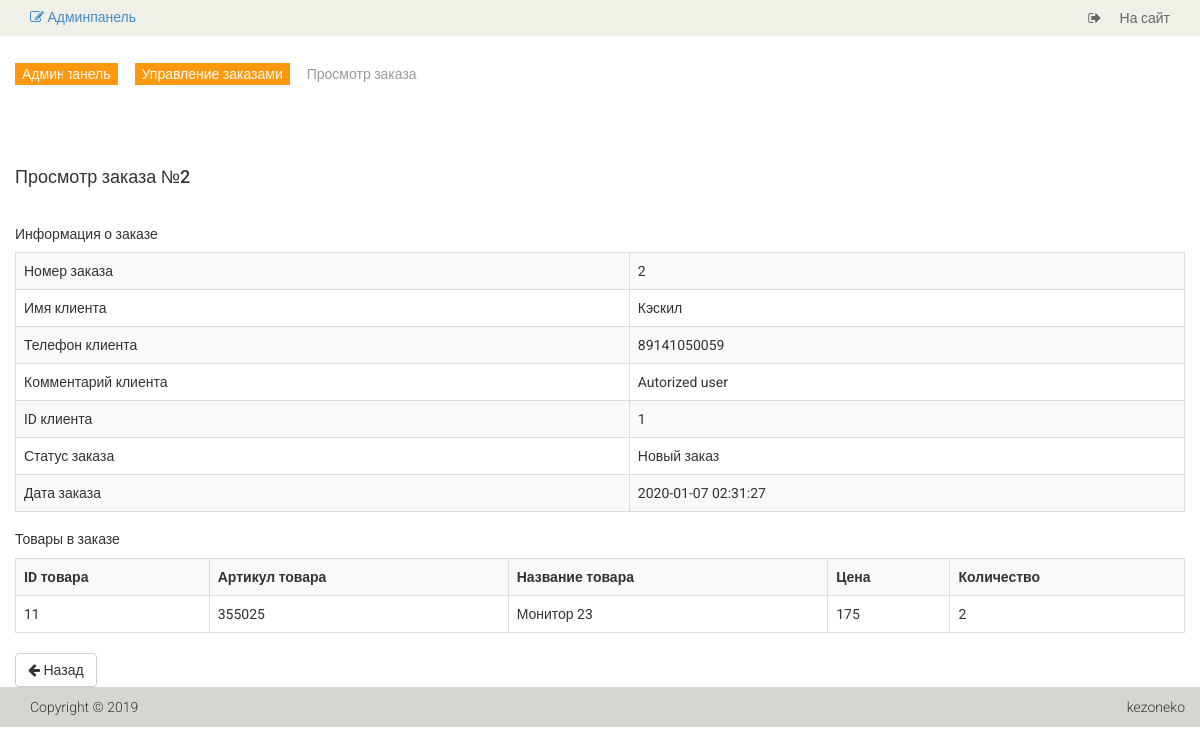
/admin/order/view/2 (signed in), run on the app's committed database.
### tables this page shows
CREATE TABLE IF NOT EXISTS `product_order` (
  `id` int(11) NOT NULL AUTO_INCREMENT,
  `user_name` varchar(255) NOT NULL,
  `user_phone` varchar(255) NOT NULL,
  `user_comment` text NOT NULL,
  `user_id` int(11) DEFAULT NULL,
  `date` timestamp NOT NULL DEFAULT CURRENT_TIMESTAMP,
  `products` text NOT NULL,
  `status` int(11) NOT NULL DEFAULT '1',
  PRIMARY KEY (`id`)
);

CREATE TABLE IF NOT EXISTS `product` (
  `id` int(11) NOT NULL AUTO_INCREMENT,
  `name` varchar(255) NOT NULL,
  `category_id` int(11) NOT NULL,
  `code` int(11) NOT NULL,
  `price` float NOT NULL,
  `availability` int(1) NOT NULL DEFAULT '0',
  `brand` varchar(255) NOT NULL,
  `image` varchar(255) NOT NULL DEFAULT '/template/images/404/404.png',
  `description` text NOT NULL,
  `is_new` int(1) NOT NULL DEFAULT '0',
  `is_recommended` int(1) NOT NULL DEFAULT '0',
  `status` int(1) NOT NULL DEFAULT '1',
  PRIMARY KEY (`id`)
);

### config/routes.php (called while the page is built)
<?php
return array(
    'product/([0-9]+)' => 'product/view/$1',
    'catalog' => 'catalog/index',
    'category/([0-9]+)/page-([0-9]+)' => 'catalog/category/$1/$2',
    'category/([0-9]+)' => 'catalog/category/$1',
    'cart/checkout' => 'cart/checkout',
    'cart/delete/([0-9]+)' => 'cart/delete/$1',
    'cart/add/([0-9]+)' => 'cart/add/$1',
    'cart/addAjax/([0-9]+)' => 'cart/addAjax/$1',
    'cart' => 'cart/index',
    'user/register' => 'user/register',
    'user/login' => 'user/login',
    'user/logout' => 'user/logout',
    'cabinet/edit' => 'cabinet/edit',
    'cabinet' => 'cabinet/index',
    'admin/product/create' => 'adminProduct/create',
    'admin/product/update/([0-9]+)' => 'adminProduct/update/$1',
    'admin/product/delete/([0-9]+)' => 'adminProduct/delete/$1',
    'admin/product' => 'adminProduct/index',
    'admin/category/create' => 'adminCategory/create',
    'admin/category/update/([0-9]+)' => 'adminCategory/update/$1',
    'admin/category/delete/([0-9]+)' => 'adminCategory/delete/$1',
    'admin/category' => 'adminCategory/index',
    'admin/order/update/([0-9]+)' => 'adminOrder/update/$1',
    'admin/order/delete/([0-9]+)' => 'adminOrder/delete/$1',
    'admin/order/view/([0-9]+)' => 'adminOrder/view/$1',
    'admin/order' => 'adminOrder/index',
    'admin' => 'admin/index',
    'contacts' => 'site/contact',
    '' => 'site/index',
);
?>

### controllers/AdminOrderController.php (called while the page is built, shortened)
<?php
class AdminOrderController extends AdminBase
{
    public function actionView($id)
    {
        $order = Order::getOrderById($id);
        $productsQuantity = json_decode($order['products'], true);
        $productsIds = array_keys($productsQuantity);
        $products = Product::getProductsByIds($productsIds);
        require_once ROOT .'/views/admin_order/view.php';
        return true;
    }
}
?>

### index.php (called while the page is built, shortened)
<?php
$router = new Router();
$router->run();
?>

### models/Order.php (called while the page is built, shortened)
<?php
class Order
{
    public static function getOrderById($id)
    {
        $db = Db::getConnection();
        $result = $db->prepare('SELECT * FROM product_order WHERE id = :id');
        $result->bindParam(':id', $id, PDO::PARAM_INT);
        $result->setFetchMode(PDO::FETCH_ASSOC);
        $result->execute();
        return $result->fetch();
    }
    public static function getStatusText($status)
    {
        switch ($status) {
            case '1':
                return 'Новый заказ';
                break;
        }
    }
}
?>

### models/Product.php (called while the page is built, shortened)
<?php
class Product
{
    public static function getProductsByIds($idsArray)
    {
        $db = Db::getConnection();
        $idsString = implode(',', $idsArray);
        $sql = "SELECT * FROM product WHERE status='1' AND id IN ($idsString)";
        $result = $db->query($sql);
        $result->setFetchMode(PDO::FETCH_ASSOC);
        $i = 0;
        $products = array();
        while ($row = $result->fetch()) {
            $products[$i]['id'] = $row['id'];
            $products[$i]['code'] = $row['code'];
            $products[$i]['name'] = $row['name'];
            $products[$i]['price'] = $row['price'];
            $i++;
        }
        return $products;
    }
}
?>

### views/admin_order/view.php (the view)
<?php include ROOT .'/views/layouts/header_admin.php' ?>
<section>
    <div class="container">
        <div class="row">
            <br>
            <div class="breadcrumbs">
                <ul class="breadcrumb">
                    <li><a href="/admin">Админпанель</a></li>
                    <li><a href="/admin/order">Управление заказами</a></li>
                    <li class="active">Просмотр заказа</li>
                </ul>
            </div>
            <h4>Просмотр заказа №<?= $id ?></h4>
            <br>
            <h5>Информация о заказе</h5>
            <table class="table table-admin-small table-bordered table-striped">
                <tr>
                    <td>Номер заказа</td>
                    <td><?= $order['id'] ?></td>
                </tr>
                <tr>
                    <td>Имя клиента</td>
                    <td><?= $order['user_name'] ?></td>
                </tr>
                <tr>
                    <td>Телефон клиента</td>
                    <td><?= $order['user_phone'] ?></td>
                </tr>
                <tr>
                    <td>Комментарий клиента</td>
                    <td><?= $order['user_comment'] ?></td>
                </tr>
<?php if ($order['user_id'] != 0): ?>
                <tr>
                    <td>ID клиента</td>
                    <td><?= $order['user_id'] ?></td>
                </tr>
<?php endif ?>
                <tr>
                    <td>Статус заказа</td>
                    <td><?= Order::getStatusText($order['status']) ?></td>
                </tr>
                <tr>
                    <td>Дата заказа</td>
                    <td><?= $order['date'] ?></td>
                </tr>
            </table>
            <h5>Товары в заказе</h5>
            <table class="table table-admin-medium table-bordered table-striped">
                <tr>
                    <th>ID товара</th>
                    <th>Артикул товара</th>
                    <th>Название товара</th>
                    <th>Цена</th>
                    <th>Количество</th>
                </tr>
<?php foreach ($products as $product): ?>
                <tr>
                    <td><?= $product['id'] ?></td>
                    <td><?= $product['code'] ?></td>
                    <td><?= $product['name'] ?></td>
                    <td><?= $product['price'] ?></td>
                    <td><?= $productsQuantity[$product['id']] ?></td>
                </tr>
<?php endforeach ?>
            </table>
            <a href="/admin/order" class="btn btn-default back"><i class="fa fa-arrow-left"></i> Назад</a>
        </div>
    </div>
</section>
<?php include ROOT .'/views/layouts/footer_admin.php' ?>

### components/Router.php (shortened to what this page needs)
<?php
class Router
{
    private $routes;
    public function __construct()
    {
        $routesPath = ROOT.'/config/routes.php';
        $this->routes = include($routesPath);
    }
    private function getURI()
    {
        if (!empty($_SERVER['REQUEST_URI'])) {
            return trim($_SERVER['REQUEST_URI'], '/');
        }
    }
    public function run()
    {
        $uri = $this->getURI();
        foreach ($this->routes as $uriPattern => $path) {
            if (preg_match("~$uriPattern~", $uri)) {
                $internalRoute = preg_replace("~$uriPattern~", $path, $uri);
                $segments = explode('/', $internalRoute);
                $controllerName = array_shift($segments) .'Controller';
                $actionName = 'action'.ucfirst(array_shift($segments));
                $parameters = $segments;
                $controllerObject = new $controllerName;
                $result = call_user_func_array(array($controllerObject, $actionName), $parameters);
                if ($result != null) {
                    break;
                }
            }
        }
    }
}
?>

### views/layouts/header_admin.php (shortened to what this page needs)
<!DOCTYPE html>
<html lang="ru">
    <head>
        <link href="/template/css/bootstrap.min.css" rel="stylesheet">
        <link href="/template/css/font-awesome.min.css" rel="stylesheet">
        <link href="/template/css/prettyPhoto.css" rel="stylesheet">
        <link href="/template/css/price-range.css" rel="stylesheet">
        <link href="/template/css/animate.css" rel="stylesheet">
        <link href="/template/css/main.css" rel="stylesheet">
        <link href="/template/css/responsive.css" rel="stylesheet">
    </head>
    <body>
        <header id="header">
            <div class="header_top">
                <div class="container">
                    <div class="row">
                        <div class="col-sm-6">
                            <div class="contactinfo">
                                <h5>
                                    <a href="/admin"><i class="fa fa-edit"></i> Админпанель</a>
                                </h5>
                            </div>
                        </div>
                        <div class="col-sm-6">
                            <div class="social-icons pull-right">
                                <ul class="nav navbar-nav">
                                    <li><a href="/"><i class="fa fa-sign-out"></i> На сайт</a></li>
                                </ul>
                            </div>
                        </div>
                    </div>
                </div>
            </div>
        </header>

### views/layouts/footer_admin.php (shortened to what this page needs)
        <footer id="footer">
            <div class="footer-bottom">
                <div class="container">
                    <div class="row">
                        <p class="pull-left">Copyright © 2019</p>
                        <p class="pull-right">kezoneko</p>
                    </div>
                </div>
            </div>
        </footer>
    </body>
</html>

### template/css/main.css (style rules this page uses)
body { font-family: 'Roboto', sans-serif; background:; position: relative; font-weight:400px; }
ul li { list-style: none; }
a { -webkit-transition: 300ms; -moz-transition: 300ms; -o-transition: 300ms; transition: 300ms; }
h1, h2, h3, h4, h5, h6 { font-family: 'Roboto', sans-serif; }
.header_top { background: none repeat scroll 0 0 #F0F0E9; }
.social-icons ul li a { border: 0 none; border-radius: 0; color: #696763; padding:0px; }
.social-icons ul li { display:inline-block; }
.social-icons ul li a i { padding: 11px 15px; transition: all 0.9s ease 0s; -moz-transition: all 0.9s ease 0s; -webkit-transition: all 0.9s ease 0s; -o-transition: all 0.9s ease 0s; }
#footer { background: #F0F0E9; }
.footer-bottom { background: #D6D6D0; padding-top: 10px; }
.footer-bottom p { color: #363432; font-family: 'Roboto', sans-serif; font-weight: 300; margin-left: 15px; }
.breadcrumbs { position: relative; }
.breadcrumbs .breadcrumb { background:transparent; margin-bottom: 75px; padding-left: 0; }
.breadcrumbs .breadcrumb li a { background:#FE980F; color: #FFFFFF; padding: 3px 7px; }
.breadcrumbs .breadcrumb li a:after { content:""; height:auto; width: auto; border-width: 8px; border-style: solid; border-color:transparent transparent transparent #FE980F; position: absolute; top: 11px; left:48px; }
.breadcrumbs .breadcrumb > li + li:before { content: " "; }

### data on the page
product_order: id "2", user_name "Кэскил", user_phone "89141050059", user_comment "Autorized user", user "1", status "Новый заказ", date "2020-01-07 02:31:27", products "2"
product: id "11", code "355025", name "Монитор 23", price "175"
